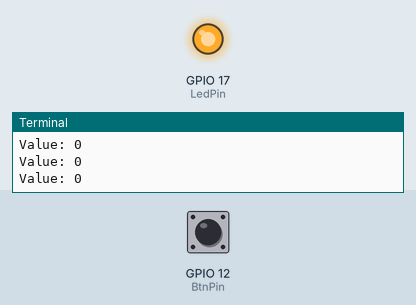
A program run on a simulated Raspberry Pi (BCM pin numbers). Shown: output pins drawn as LEDs (lit = HIGH), the last lines printed to the terminal. The inputs (shaded band) are chosen by the test bench; at power-on: GPIO 12 (BtnPin) LOW.

Above: at 1.2 s.
1.3 s: GPIO 12 (BtnPin) pulled HIGH for 0.15 s
At 1.7 s:
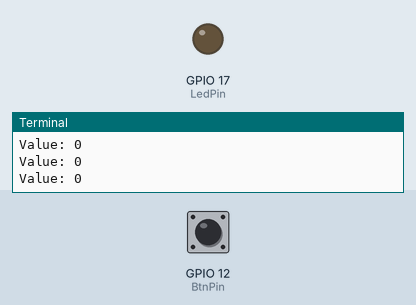
Timing chart, 0 to 4.3 s (numbered marks = the images above; inputs shaded):
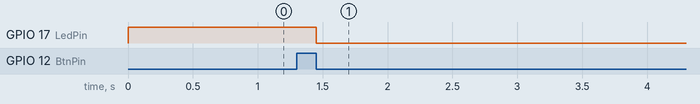

Measured:
- after the input at 1.3 s, GPIO 17 (LedPin): HIGH → LOW after 0.15 s

The program:

02_led_blink_button.py
```python
#!/usr/bin/env python3

import RPi.GPIO as GPIO
import time

LedPin = 17 # Set GPIO17 as LED pin
BtnPin = 12 # Set GPIO18 as button pin


def setup():
  GPIO.setmode(GPIO.BCM)
  GPIO.setup(LedPin, GPIO.OUT, initial=GPIO.HIGH)  # Set LedPin's mode to output, and initial level to high (3.3v)
  GPIO.setup(BtnPin, GPIO.IN, pull_up_down=GPIO.PUD_DOWN) # Set BtnPin's mode to input.

def my_callback(event = None):
  buttonStatus = GPIO.input(BtnPin)

  print ('Value in callback:', buttonStatus)

  GPIO.output(LedPin, buttonStatus)

  if buttonStatus:
    print ('LED OFF...')
  else:
    print ('...LED ON')

def main():
  GPIO.add_event_detect(BtnPin, GPIO.FALLING, callback=my_callback, bouncetime=30)
  while True:
    print ('Value:', GPIO.input(BtnPin))
    time.sleep(0.05)

def destroy():
  GPIO.output(LedPin, GPIO.HIGH)
  GPIO.cleanup()

# If run this script directly, do:
if __name__ == '__main__':
  setup()
  try:
    main()
  except KeyboardInterrupt:
    destroy()
```
